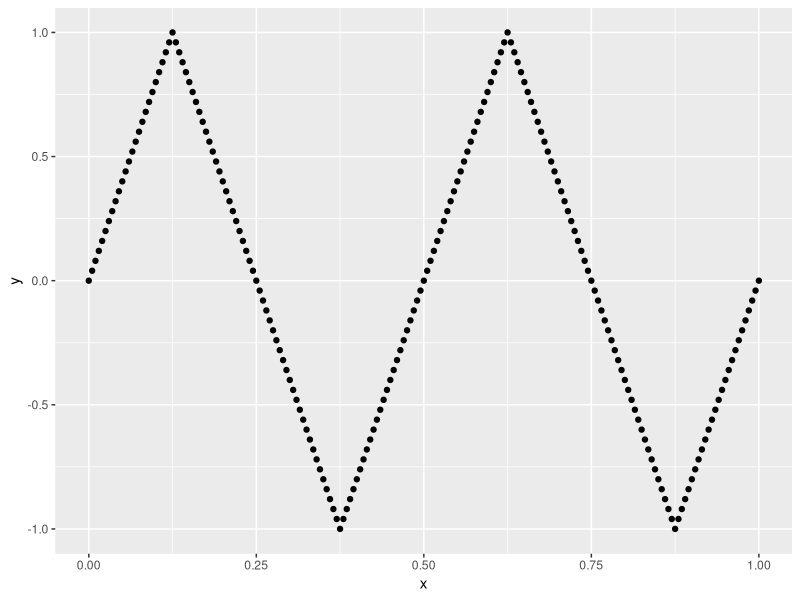

Reproduce this figure in R.
## ---- chunk 1
knitr::opts_chunk$set(echo = TRUE)
## ---- chunk 2
library(ggplot2)
library(dplyr)
signal<-read.csv("triangle.csv",header=FALSE,sep=",")
names(signal)<-c("x","y")
ggplot(signal,aes(x=x,y=y))+geom_point()
